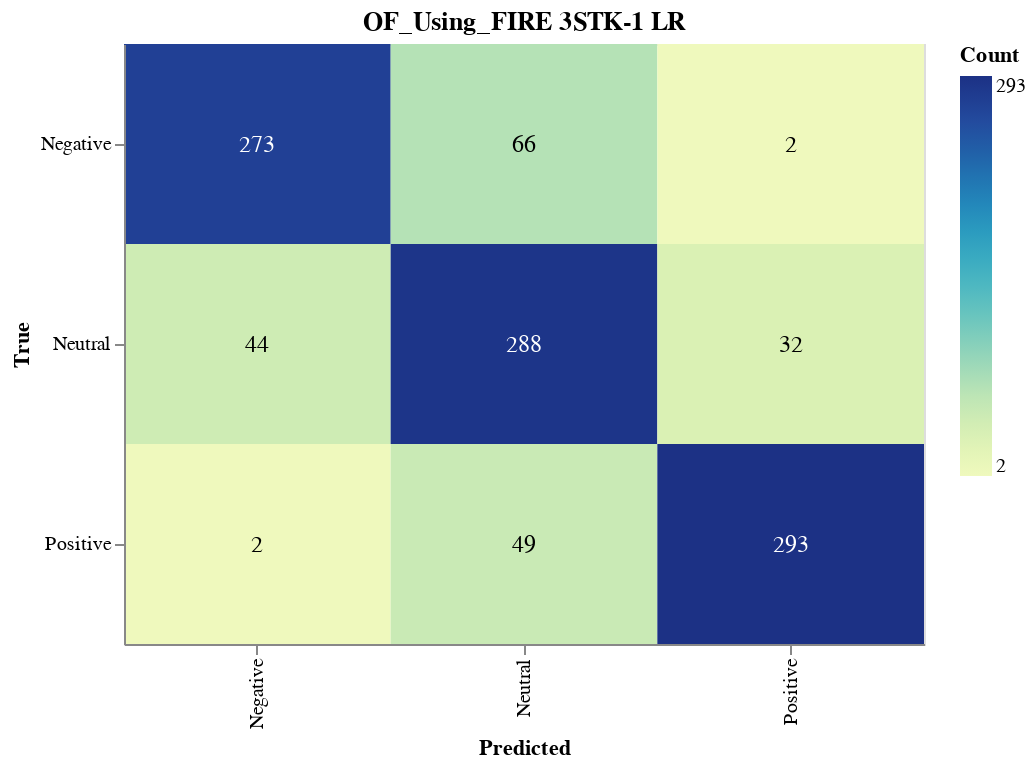

Notebook code cell kept with this figure:
### Markdown cell above
#### Save CM

### Code cell
import altair as alt
import altair_saver
import pandas as pd
from sklearn.metrics import confusion_matrix

# Calculate the confusion matrix
cm = confusion_matrix(y_val, lr_validation_predictions)

# Define class names
class_names = ['Negative', 'Neutral', 'Positive']

# Convert confusion matrix to DataFrame
cm_df = pd.DataFrame(cm, index=class_names, columns=class_names).reset_index().melt(id_vars='index')
cm_df.columns = ['True', 'Predicted', 'Count']

# Ensure the order of categories
cm_df['True'] = pd.Categorical(cm_df['True'], categories=class_names, ordered=True)
cm_df['Predicted'] = pd.Categorical(cm_df['Predicted'], categories=class_names, ordered=True)

# Create the Altair plot
heatmap = alt.Chart(cm_df).mark_rect().encode(
    x=alt.X('Predicted:O', sort=class_names),
    y=alt.Y('True:O', sort=class_names),
    color='Count:Q',
    tooltip=['True', 'Predicted', 'Count']
).properties(
    width=400,
    height=300,
    title='OF_Using_FIRE 3STK-1 LR'
)

# Add text labels
text = heatmap.mark_text(
    align='center',
    baseline='middle',
    fontSize=12
).encode(
    text='Count:Q',
    color=alt.condition(
        alt.datum.Count > cm.max() / 2,
        alt.value('white'),
        alt.value('black')
    )
)

# Combine heatmap and text
final_chart = heatmap + text

# Display the plot
final_chart.show()

### Figure 1 — Vega-Lite specification as saved in the notebook (floating-point values rounded to 4 significant figures)
{"config": {"view": {"continuousWidth": 300, "continuousHeight": 300}}, "layer": [{"mark": {"type": "rect"}, "encoding": {"color": {"field": "Count", "type": "quantitative"}, "tooltip": [{"field": "True", "type": "ordinal"}, {"field": "Predicted", "type": "ordinal"}, {"field": "Count", "type": "quantitative"}], "x": {"field": "Predicted", "sort": ["Negative", "Neutral", "Positive"], "type": "ordinal"}, "y": {"field": "True", "sort": ["Negative", "Neutral", "Positive"], "type": "ordinal"}}, "title": "OF_Using_FIRE 3STK-1 LR"}, {"mark": {"type": "text", "align": "center", "baseline": "middle", "fontSize": 12}, "encoding": {"color": {"condition": {"test": "(datum.Count > 146.5)", "value": "white"}, "value": "black"}, "text": {"field": "Count", "type": "quantitative"}, "tooltip": [{"field": "True", "type": "ordinal"}, {"field": "Predicted", "type": "ordinal"}, {"field": "Count", "type": "quantitative"}], "x": {"field": "Predicted", "sort": ["Negative", "Neutral", "Positive"], "type": "ordinal"}, "y": {"field": "True", "sort": ["Negative", "Neutral", "Positive"], "type": "ordinal"}}, "title": "OF_Using_FIRE 3STK-1 LR"}], "data": {"name": "data-689a0780c62bdb45e7cd9f8ccfeb540c"}, "height": 300, "width": 400, "$schema": "https://vega.github.io/schema/vega-lite/v5.17.0.json", "datasets": {"data-689a0780c62bdb45e7cd9f8ccfeb540c": [{"True": "Negative", "Predicted": "Negative", "Count": 273}, {"True": "Neutral", "Predicted": "Negative", "Count": 44}, {"True": "Positive", "Predicted": "Negative", "Count": 2}, {"True": "Negative", "Predicted": "Neutral", "Count": 66}, {"True": "Neutral", "Predicted": "Neutral", "Count": 288}, {"True": "Positive", "Predicted": "Neutral", "Count": 49}, {"True": "Negative", "Predicted": "Positive", "Count": 2}, {"True": "Neutral", "Predicted": "Positive", "Count": 32}, {"True": "Positive", "Predicted": "Positive", "Count": 293}]}}
